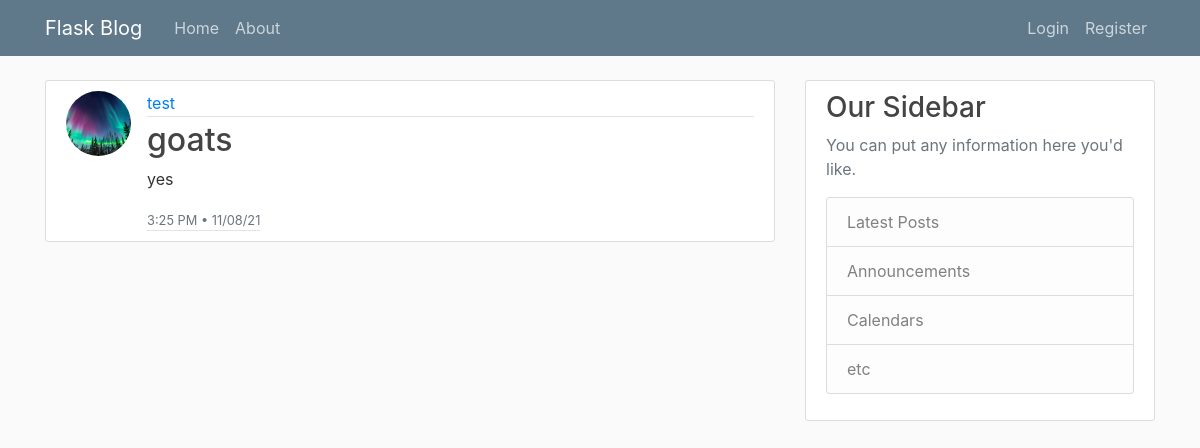
Page /post/9 on the committed database.
### main/models.py (models this page shows, shortened)
class User(db.Model, UserMixin):
    id = db.Column(db.Integer, primary_key=True)
    username = db.Column(db.String(20), unique=True, nullable=False)
    email = db.Column(db.String(120), unique=True, nullable=False)
    image_file = db.Column(db.String(20), nullable=False, default='default.jpg')
    password = db.Column(db.String(60), nullable=False)
    posts = db.relationship('Post', backref='author', lazy=True)

class Post(db.Model):
    id = db.Column(db.Integer, primary_key=True)
    title = db.Column(db.String(100), nullable=False)
    date_posted = db.Column(db.DateTime, nullable=False, default=utc_to_local(datetime.utcnow()))
    content = db.Column(db.Text, nullable=False)
    user_id = db.Column(db.Integer, db.ForeignKey('user.id'), nullable=False)

### main/posts/routes.py (the view)
@posts.route("/post/<int:post_id>")
def post(post_id):
    post = Post.query.get_or_404(post_id)
    return render_template('post.html', title=post.title, post=post)

### main/templates/post.html (shortened to what this page needs)
{% extends "layout.html" %}
{% block content %}
    <article class="media content-section">
        <img class="rounded-circle article-img" src="{{ url_for('static', filename='profile_pics/' + post.author.image_file) }}">
      <div class="media-body">
        <div class="article-metadata">
          <a class="mr-2" href="{{ url_for('users.user_posts', username=post.author.username) }}">{{ post.author.username }}</a>
        </div>
        <h2 class="article-title">{{ post.title }}</h2>
        <p class="article-content">{{ post.content }}</p>
          <dive class="article-metadata">
              <small class="text-muted">{{ post.date_posted.strftime('%-I:%M %p • %m/%d/%y') }}</small>
          </dive>
      </div>
    </article>
{% endblock content %}

### main/static/main.css (style rules this page uses)
body { background: #fafafa; color: #333333; margin-top: 5rem; }
h1, h2, h3, h4, h5, h6 { color: #444444; }
.content-section { background: #ffffff; padding: 10px 20px; border: 1px solid #dddddd; border-radius: 3px; margin-bottom: 20px; }
.article-title { color: #444444; }
.article-content { white-space: pre-line; }
.article-img { height: 65px; width: 65px; margin-right: 16px; }
.article-metadata { padding-bottom: 1px; margin-bottom: 4px; border-bottom: 1px solid #e3e3e3 }

### rows in the picture
User: image_file (placeholder picture), author.username "test"
Post: title "goats", content "yes", date_posted "3:25 PM • 11/08/21"
